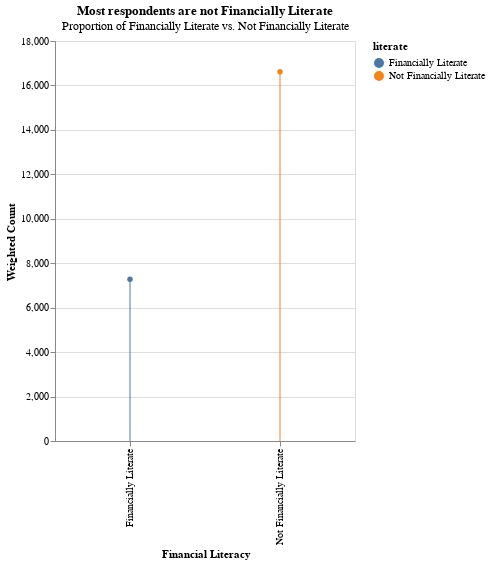

The notebook cell this image was saved under:
### Markdown cell above
Comparison of Financially literate and non-literate individuals

### Code cell
# Encoding the literate feature for visualization
plot_df = df.copy()

# Mapping literate
literacy = {1:'Financially Literate', 0:"Not Financially Literate"}
plot_df['literate'] = plot_df['literate'].map(literacy)

# Checking the distribution of financially literate individuals
bar = alt.Chart(plot_df, title= alt.Title(text ="Most respondents are not Financially Literate", subtitle="Proportion of Financially Literate vs. Not Financially Literate")).mark_bar(width=1).encode(
    x=alt.X('literate', title='Financial Literacy'),
    y=alt.Y('sum(State-level-weight (Age, Eth, Edu)):Q', title='Weighted Count'), # Adjust by the state level weights
    color='literate'
).properties(width=300, height=400)

dot = alt.Chart(plot_df, title= alt.Title(text ="Most respondents are not Financially Literate", subtitle="Proportion of Financially Literate vs. Not Financially Literate")).mark_circle(width=1000).encode(
    x=alt.X('literate', title='Financial Literacy'),
    y=alt.Y('sum(State-level-weight (Age, Eth, Edu)):Q', title='Weighted Count'), # Adjust by the state level weights
    color='literate'
).properties(width=300, height=400)

chart_1 = dot+bar

chart_1

### Figure 1 — Vega specification as saved in the notebook (floating-point values rounded to 4 significant figures)
{"$schema": "https://vega.github.io/schema/vega/v5.json", "data": [{"name": "source_0", "values": [{"literate": "Financially Literate", "sum_State-level-weight (Age, Eth, Edu)": 7283.0}, {"literate": "Not Financially Literate", "sum_State-level-weight (Age, Eth, Edu)": 16620.0}]}, {"name": "source_0_x_domain_literate", "values": [{"literate": "Financially Literate"}, {"literate": "Not Financially Literate"}]}, {"name": "source_0_y_domain_sum_State-level-weight (Age, Eth, Edu)", "values": [{"min": 7283.0, "max": 16620.0}]}, {"name": "source_0_color_domain_literate", "values": [{"literate": "Financially Literate"}, {"literate": "Not Financially Literate"}]}], "marks": [{"type": "symbol", "name": "layer_0_marks", "from": {"data": "source_0"}, "encode": {"update": {"x": {"field": "literate", "scale": "x", "band": 0.5}, "shape": {"value": "circle"}, "fill": {"field": "literate", "scale": "color"}, "y": {"field": "sum_State-level-weight (Age, Eth, Edu)", "scale": "y"}}}, "style": ["circle"]}, {"type": "rect", "name": "layer_1_marks", "from": {"data": "source_0"}, "encode": {"update": {"y2": {"value": 0, "scale": "y"}, "width": {"value": 1}, "fill": {"field": "literate", "scale": "color"}, "xc": {"field": "literate", "scale": "x", "band": 0.5}, "y": {"field": "sum_State-level-weight (Age, Eth, Edu)", "scale": "y"}}}, "style": ["bar"]}], "scales": [{"name": "x", "type": "band", "domain": {"data": "source_0_x_domain_literate", "field": "literate", "sort": true}, "range": [0, {"signal": "width"}], "paddingOuter": 0, "paddingInner": 0}, {"name": "y", "type": "linear", "domain": [{"signal": "(data(\"source_0_y_domain_sum_State-level-weight (Age, Eth, Edu)\")[0] || {}).min"}, {"signal": "(data(\"source_0_y_domain_sum_State-level-weight (Age, Eth, Edu)\")[0] || {}).max"}], "range": [{"signal": "height"}, 0], "nice": true, "zero": true}, {"name": "color", "type": "ordinal", "domain": {"data": "source_0_color_domain_literate", "field": "literate", "sort": true}, "range": "category"}], "axes": [{"scale": "y", "orient": "left", "minExtent": 0, "labels": false, "domain": false, "maxExtent": 0, "gridScale": "x", "grid": true, "ticks": false, "zindex": 0, "aria": false, "tickCount": {"signal": "ceil(height/40)"}}, {"scale": "x", "title": "Financial Literacy", "zindex": 0, "labelBaseline": "middle", "labelAngle": 270, "orient": "bottom", "grid": false, "labelAlign": "right"}, {"scale": "y", "tickCount": {"signal": "ceil(height/40)"}, "zindex": 0, "grid": false, "orient": "left", "title": "Weighted Count", "labelOverlap": true}], "title": {"text": "Most respondents are not Financially Literate", "subtitle": "Proportion of Financially Literate vs. Not Financially Literate", "frame": "group"}, "background": "white", "height": 400, "width": 300, "legends": [{"fill": "color", "symbolType": "circle", "title": "literate"}], "padding": 5, "style": "cell"}
